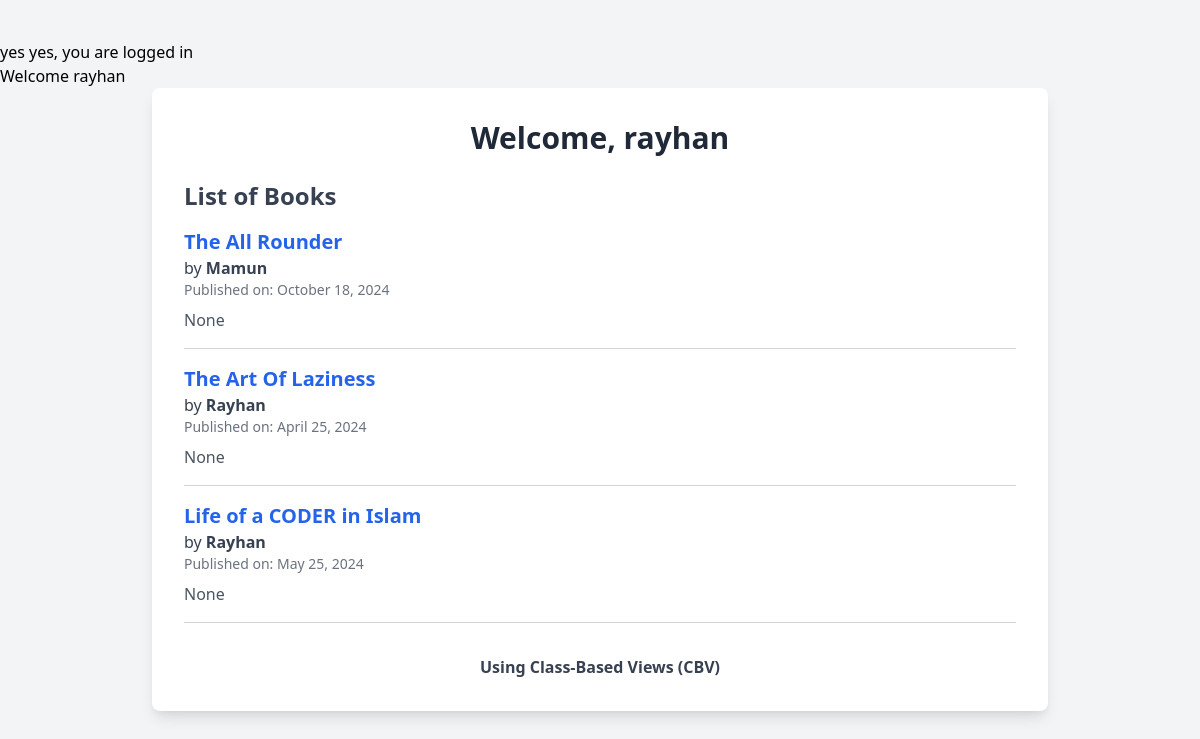
/book/book_list/ (signed in), run on an earlier commit of the app's database.
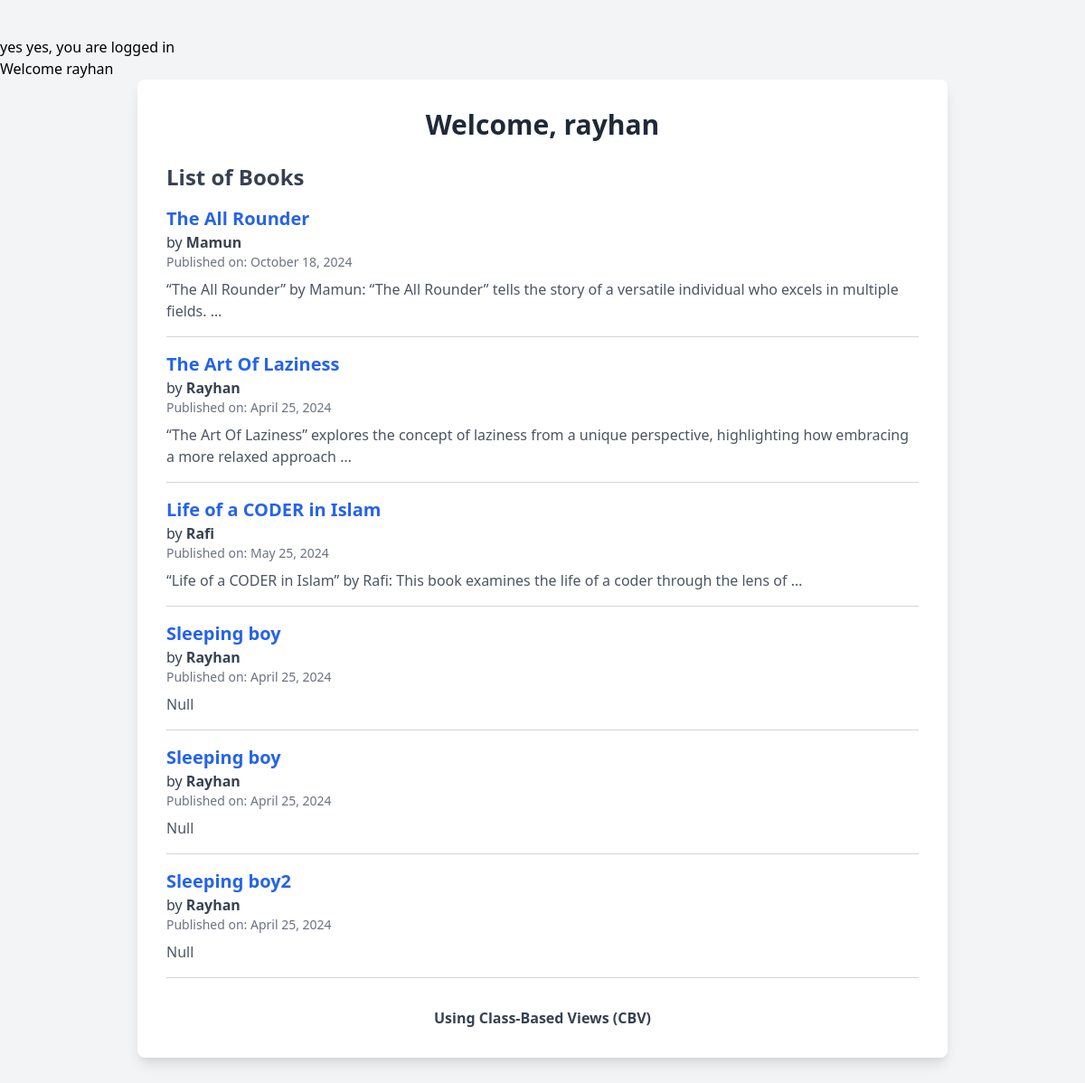
And on a later commit of the database.
### book/models.py (models this page shows, shortened)
class Book(models.Model):
    title = models.CharField(max_length=200)  # Title field
    description = models.TextField(null=True, blank=True)
    publication_date = models.DateField()  # Publication date field
    author = models.ForeignKey(Author, on_delete=models.CASCADE)  # ForeignKey to Author
    price = models.DecimalField(max_digits=10, decimal_places=2, default=0.00)  # Price field with default
    publisher = models.ForeignKey(Publisher, on_delete=models.CASCADE, null=True, blank=True)  # ForeignKey to Publisher, optional
    created_at=models.DateTimeField(auto_now_add=True)
    updated_at=models.DateTimeField(null=True, blank=True)

class Author(models.Model):
    name = models.CharField(max_length=100)  # Name field
    birthdate = models.DateField(null=True, blank=True)  # Birthdate field (optional)

### book/views.py (the view)
# urls.py: path('book_list/', BookListView.as_view(),name='list'),
class BookListView(ListView):
    model = Book
    template_name = 'book_list.html'
    context_object_name = 'books'
    def dispatch(self, request, *args, **kwargs):
        if not request.user.is_authenticated:
            context = {'x':1}
            return render(request,'login.html',context)  # Redirect to login if not authenticated
        return super().dispatch(request, *args, **kwargs)

### book/templates/book_list.html (shortened to what this page needs)
<!DOCTYPE html>
<html lang="en">
<head>
    <link href="https://cdn.jsdelivr.net/npm/tailwindcss@2.2.19/dist/tailwind.min.css" rel="stylesheet">
</head>
<body class="bg-gray-100 py-10">
    {% if request.user.is_authenticated %}
    yes yes, you are logged in
    {% endif %}
    <h1>Welcome {{user.username}}</h1>
    <div class="max-w-4xl mx-auto bg-white shadow-lg rounded-lg p-8">
        <h1 class="text-3xl font-bold text-center text-gray-800 mb-6">Welcome, {{ user.username }}</h1>
        <h2 class="text-2xl font-semibold text-gray-700 mb-4">List of Books</h2>
        {% if books %}
            <ul class="space-y-4">
                {% for book in books %}
                    <li class="border-b border-gray-300 pb-4">
                        <h3 class="text-xl font-bold text-blue-600">{{ book.title }}</h3>
                        <p class="text-gray-700">by <span class="font-semibold">{{ book.author.name }}</span></p>
                        <p class="text-sm text-gray-500">Published on: {{ book.publication_date | date:"F j, Y" }}</p>
                        <p class="mt-2 text-gray-600">{{ book.description | truncatewords:20 }}</p>
                    </li>
                {% endfor %}
            </ul>
        {% else %}
            <p class="text-gray-600 mt-4">No books available at this moment.</p>
        {% endif %}
        <p class="mt-8 text-center font-semibold text-gray-700">Using Class-Based Views (CBV)</p>
    </div>
</body>
</html>

What changed in the data, as far as the page shows it:
changed Book "The All Rounder": description "None" → "“The All Rounder” by Mamun: “The All Rounder” tells the story of a versatile individual who excels in multiple fields. …"
changed Book "The Art Of Laziness": description "None" → "“The Art Of Laziness” explores the concept of laziness from a unique perspective, highlighting how embracing a more relaxed approach …"
changed Book "Life of a CODER in Islam": author.name "Rayhan" → "Rafi"; description "None" → "“Life of a CODER in Islam” by Rafi: This book examines the life of a coder through the lens of …"
added Book: title "Sleeping boy", author.name "Rayhan", publication_date "April 25, 2024", description "Null"
added Book: title "Sleeping boy", author.name "Rayhan", publication_date "April 25, 2024", description "Null"
added Book: title "Sleeping boy2", author.name "Rayhan", publication_date "April 25, 2024", description "Null"
